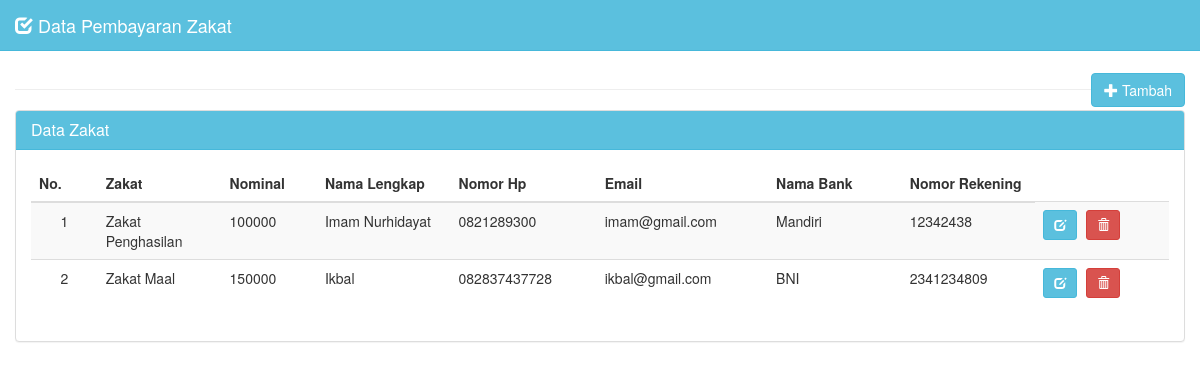
Page /dashboard.php on the committed database.
### tables this page shows
CREATE TABLE `pembayaran_zakat` (
  `id` int unsigned NOT NULL AUTO_INCREMENT,
  `jenis_zakat_id` int unsigned DEFAULT NULL,
  `nominal` int DEFAULT NULL,
  `nama` varchar(255) DEFAULT NULL,
  `telpn` char(13) DEFAULT NULL,
  `email` varchar(255) DEFAULT NULL,
  `bank` varchar(255) DEFAULT NULL,
  `rek_bank` varchar(255) DEFAULT NULL,
  PRIMARY KEY (`id`) USING BTREE
);

CREATE TABLE `jenis_zakat` (
  `id` int unsigned NOT NULL AUTO_INCREMENT,
  `nm_zakat` varchar(255) DEFAULT NULL,
  PRIMARY KEY (`id`) USING BTREE
);

### tampil-data.php (the view, shortened to what this page needs)
<div class="row">
  <div class="col-md-12">
    <div class="page-header">
      <h4>
        <div class="pull-right btn-tambah">
          <a class="btn btn-info" href="?page=tambah">
            <i class="glyphicon glyphicon-plus"></i> Tambah
          </a>
        </div>
      </h4>
    </div>
    <div class="panel panel-default">
      <div class="panel-heading">
        <h3 class="panel-title">Data Zakat</h3>
      </div>
      <div class="panel-body">
        <div class="table-responsive">
          <table class="table table-striped table-hover">
            <thead>
              <tr>
                <th>No.</th>
                <th>Zakat</th>
                <th>Nominal</th>
                <th>Nama Lengkap</th>
                <th>Nomor Hp</th>
                <th>Email</th>
                <th>Nama Bank</th>
                <th>Nomor Rekening</th>
              </tr>
            </thead>
            <tbody>
              <?php
              $query = mysqli_query($db, "SELECT pembayaran_zakat.id, pembayaran_zakat.jenis_zakat_id, pembayaran_zakat.nominal, pembayaran_zakat.nama, pembayaran_zakat.telpn, pembayaran_zakat.email, pembayaran_zakat.bank, pembayaran_zakat.rek_bank,jenis_zakat.nm_zakat  FROM pembayaran_zakat INNER JOIN jenis_zakat ON jenis_zakat.id = pembayaran_zakat.id")
                or die('Ada kesalahan pada query siswa: ' . mysqli_error($db));
              $no = 1;
              while ($data = mysqli_fetch_assoc($query)) {
                echo "  <tr>
                      <td width='50' class='center'>$no</td>
                      <td width='60'>$data[nm_zakat]</td>
                      <td width='60'>$data[nominal]</td>
                      <td width='100'>$data[nama]</td>
                      <td width='100'>$data[telpn]</td>
                      <td width='100'>$data[email]</td>
                      <td width='100'>$data[bank]</td>
                      <td width='100'>$data[rek_bank]</td>
                      <td width='100'>
                        <div class=''>
                          <a data-toggle='tooltip' data-placement='top' title='Ubah' style='margin-right:5px' class='btn btn-info btn-sm' href='?page=ubah&id=$data[id]'>
                            <i class='glyphicon glyphicon-edit'></i>
                          </a>";
              ?>
                <a data-toggle="tooltip" data-placement="top" title="Hapus" class="btn btn-danger btn-sm" href="proses-hapus.php?id=<?php echo $data['id']; ?>" onclick="return confirm('Anda yakin ingin menghapus siswa <?php echo $data['nama_lengkap']; ?>?');">
                  <i class="glyphicon glyphicon-trash"></i>
                </a>
              <?php
                echo "
                        </div>
                      </td>
                    </tr>";
                $no++;
              }
              ?>
            </tbody>
          </table>
        </div>
      </div>
    </div>
  </div>
</div>

### dashboard.php (shortened to what this page needs)
<?php
require_once "config/database.php";
?>
<!DOCTYPE html>
<html lang="en">
<head>
  <link href="assets/css/bootstrap.min.css" rel="stylesheet">
  <link href="assets/css/datepicker.min.css" rel="stylesheet">
  <link href="assets/css/style.css" rel="stylesheet">
</head>
<body>
  <nav class="navbar navbar-default navbar-fixed-top">
    <div class="container-fluid">
      <div class="navbar-header">
        <a class="navbar-brand" href="index.php">
          <i class="glyphicon glyphicon-check"></i>
          Data Pembayaran Zakat
        </a>
      </div>
    </div>
  </nav>
  <div class="container-fluid">
    <?php
    if (empty($_GET["page"])) {
      include "tampil-data.php";
    } elseif ($_GET['page'] == 'tambah') {
      include "form-tambah.php";
    } elseif ($_GET['page'] == 'ubah') {
      include "form-ubah.php";
    }
    ?>
  </div>
</body>
</html>

### assets/css/style.css (style rules this page uses)
body { padding-top: 40px; }
.navbar-default { background-color: #5bc0de; border-color: #46b8da; }
.navbar-default .navbar-brand { color: #f1f2f7; }
.panel-default > .panel-heading { background-color: #5bc0de; border-color: #46b8da; color: #fff; }
.btn-tambah { margin-top: -7px; }
.center { text-align: center; }

### rows in the picture
pembayaran_zakat: jenis_zakat.nm_zakat "Zakat Penghasilan", nominal "100000", nama "Imam Nurhidayat", telpn "0821289300", email "imam@gmail.com", bank "Mandiri", rek_bank "12342438"
pembayaran_zakat: jenis_zakat.nm_zakat "Zakat Maal", nominal "150000", nama "Ikbal", telpn "082837437728", email "ikbal@gmail.com", bank "BNI", rek_bank "2341234809"
